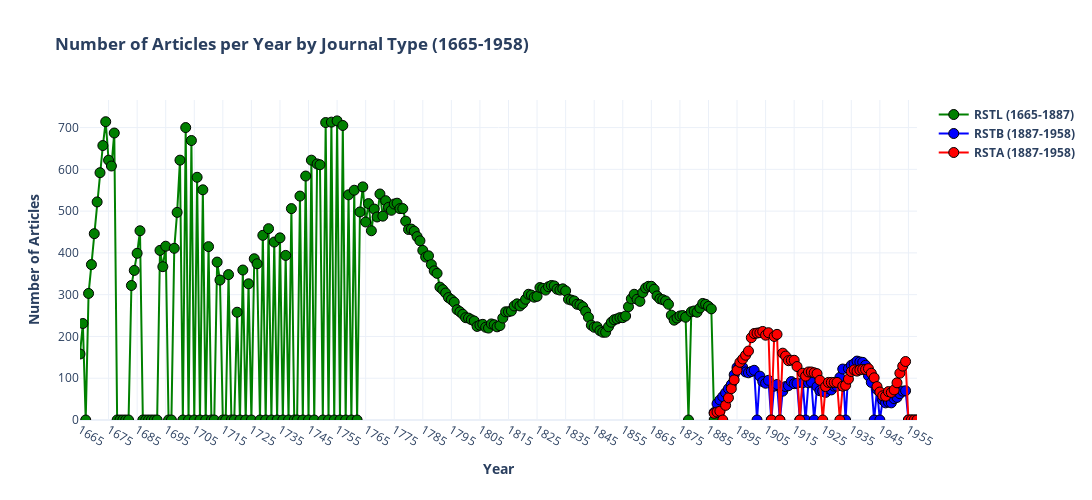

Notebook code cell kept with this figure:
### Code cell
import pandas as pd
import plotly.graph_objects as go
from collections import defaultdict
import os
import re
from tqdm import tqdm

def count_files_in_year_windows(text_dirs, window_size=10):
    def extract_year_from_filename(filename):
        match = re.search(r'rst[bla]?_?(\d{4})', filename)
        return int(match.group(1)) if match else None
    
    # Initialize separate counts for each journal type
    year_counts = {
        'rstb': defaultdict(int),
        'rsta': defaultdict(int),
        'rstl': defaultdict(int)
    }
    
    print("Counting files in year windows...")
    
    for text_dir in text_dirs:
        journal_type = os.path.basename(text_dir)[-4:]  # extract journal type from directory name
        file_paths = [os.path.join(text_dir, f) for f in os.listdir(text_dir) if f.endswith('.txt')]
        
        for file_path in tqdm(file_paths):
            year = extract_year_from_filename(os.path.basename(file_path))
            if year:
                year_counts[journal_type][year] += 1
    
    # Combine and window the counts
    combined_year_windows = defaultdict(lambda: {'rstb': 0, 'rsta': 0, 'rstl': 0})
    
    for journal_type, counts in year_counts.items():
        all_years = sorted(counts.keys())
        for year in all_years:
            if year in counts:
                for offset in range(window_size):
                    window_year = year + offset
                    combined_year_windows[window_year][journal_type] += counts[year] if window_year in counts else 0
    
    return combined_year_windows

# Example usage
year_counts = count_files_in_year_windows(
    [r"D:\Fact_fiction_corpus\texts\royal society\txt_rstb",
     r"D:\Fact_fiction_corpus\texts\royal society\txt_rstl",
     r"D:\Fact_fiction_corpus\texts\royal society\txt_rsta"]
)

# Prepare the data for plotting
years = list(range(1665, 1959))
df = pd.DataFrame({
    'Year': years,
    'RSTB Count': [year_counts.get(year, {'rstb': 0})['rstb'] if year >= 1887 else 0 for year in years],
    'RSTA Count': [year_counts.get(year, {'rsta': 0})['rsta'] if year >= 1887 else 0 for year in years],
    'RSTL Count': [year_counts.get(year, {'rstl': 0})['rstl'] if year <= 1886 else 0 for year in years]
})

# Create the interactive plot
fig = go.Figure()

# Add traces for each journal type
fig.add_trace(go.Scatter(
    x=df['Year'][df['Year'] <= 1887],
    y=df['RSTL Count'][df['Year'] <= 1887],
    mode='markers+lines',
    name='<b>RSTL (1665-1887)<b>',
    marker=dict(
        size=10,
        color='green',
        line=dict(width=1, color='black')
    ),
    text=[f'Year: {year}<br>RSTL Count: {count}' for year, count in zip(df['Year'][df['Year'] <= 1886], df['RSTL Count'][df['Year'] <= 1886])],
    hoverinfo='text'
))

fig.add_trace(go.Scatter(
    x=df['Year'][df['Year'] >= 1887],
    y=df['RSTB Count'][df['Year'] >= 1887],
    mode='markers+lines',
    name='<b>RSTB (1887-1958)<b>',
    marker=dict(
        size=10,
        color='blue',
        line=dict(width=1, color='black')
    ),
    text=[f'Year: {year}<br>RSTB Count: {count}' for year, count in zip(df['Year'][df['Year'] >= 1887], df['RSTB Count'][df['Year'] >= 1887])],
    hoverinfo='text'
))

fig.add_trace(go.Scatter(
    x=df['Year'][df['Year'] >= 1887],
    y=df['RSTA Count'][df['Year'] >= 1887],
    mode='markers+lines',
    name='<b>RSTA (1887-1958)<b>',
    marker=dict(
        size=10,
        color='red',
        line=dict(width=1, color='black')
    ),
    text=[f'Year: {year}<br>RSTA Count: {count}' for year, count in zip(df['Year'][df['Year'] >= 1887], df['RSTA Count'][df['Year'] >= 1887])],
    hoverinfo='text'
))

# Update layout
fig.update_layout(
    title='<b>Number of Articles per Year by Journal Type (1665-1958)<b>',
    xaxis_title='<b>Year<b>',
    yaxis_title='<b>Number of Articles<b>',
    xaxis=dict(
        tickmode='linear',
        tick0=1665,
        dtick=10,
        range=[1665, 1958]
    ),
    yaxis=dict(range=[0, max(df['RSTB Count'].max(), df['RSTA Count'].max(), df['RSTL Count'].max()) + 50]),
    template='plotly_white'
)

fig.update_layout(
    width=1200,  # Reduce width
    height=500,  # Reduce height
)

# Show the plot
fig.show()
fig.write_html("../extra_plots/royal_society_publications.html")

### Figure 1 — Plotly figure (JSON) as saved in the notebook; plotly's stock layout.template omitted (floating-point values rounded to 4 significant figures; data arrays with more than 128 entries replaced by an {"elided": "..."} marker saying what was removed)
{"data": [{"hoverinfo": "text", "marker": {"color": "green", "line": {"color": "black", "width": 1}, "size": 10}, "mode": "markers+lines", "name": "<b>RSTL (1665-1887)<b>", "text": {"elided": "222 str values"}, "type": "scatter", "x": {"elided": "223 int values"}, "y": {"elided": "223 int values"}}, {"hoverinfo": "text", "marker": {"color": "blue", "line": {"color": "black", "width": 1}, "size": 10}, "mode": "markers+lines", "name": "<b>RSTB (1887-1958)<b>", "text": ["Year: 1887<br>RSTB Count: 18", "Year: 1888<br>RSTB Count: 39", "Year: 1889<br>RSTB Count: 48", "Year: 1890<br>RSTB Count: 56", "Year: 1891<br>RSTB Count: 65", "Year: 1892<br>RSTB Count: 75", "Year: 1893<br>RSTB Count: 85", "Year: 1894<br>RSTB Count: 108", "Year: 1895<br>RSTB Count: 126", "Year: 1896<br>RSTB Count: 130", "Year: 1897<br>RSTB Count: 126", "Year: 1898<br>RSTB Count: 115", "Year: 1899<br>RSTB Count: 113", "Year: 1900<br>RSTB Count: 116", "Year: 1901<br>RSTB Count: 119", "Year: 1902<br>RSTB Count: 0", "Year: 1903<br>RSTB Count: 105", "Year: 1904<br>RSTB Count: 92", "Year: 1905<br>RSTB Count: 88", "Year: 1906<br>RSTB Count: 95", "Year: 1907<br>RSTB Count: 0", "Year: 1908<br>RSTB Count: 81", "Year: 1909<br>RSTB Count: 85", "Year: 1910<br>RSTB Count: 0", "Year: 1911<br>RSTB Count: 69", "Year: 1912<br>RSTB Count: 80", "Year: 1913<br>RSTB Count: 82", "Year: 1914<br>RSTB Count: 92", "Year: 1915<br>RSTB Count: 87", "Year: 1916<br>RSTB Count: 88", "Year: 1917<br>RSTB Count: 0", "Year: 1918<br>RSTB Count: 89", "Year: 1919<br>RSTB Count: 0", "Year: 1920<br>RSTB Count: 89", "Year: 1921<br>RSTB Count: 91", "Year: 1922<br>RSTB Count: 0", "Year: 1923<br>RSTB Count: 80", "Year: 1924<br>RSTB Count: 70", "Year: 1925<br>RSTB Count: 69", "Year: 1926<br>RSTB Count: 66", "Year: 1927<br>RSTB Count: 75", "Year: 1928<br>RSTB Count: 72", "Year: 1929<br>RSTB Count: 81", "Year: 1930<br>RSTB Count: 81", "Year: 1931<br>RSTB Count: 102", "Year: 1932<br>RSTB Count: 122", "Year: 1933<br>RSTB Count: 0", "Year: 1934<br>RSTB Count: 123", "Year: 1935<br>RSTB Count: 131", "Year: 1936<br>RSTB Count: 135", "Year: 1937<br>RSTB Count: 141", "Year: 1938<br>RSTB Count: 139", "Year: 1939<br>RSTB Count: 138", "Year: 1940<br>RSTB Count: 131", "Year: 1941<br>RSTB Count: 106", "Year: 1942<br>RSTB Count: 90", "Year: 1943<br>RSTB Count: 0", "Year: 1944<br>RSTB Count: 73", "Year: 1945<br>RSTB Count: 0", "Year: 1946<br>RSTB Count: 48", "Year: 1947<br>RSTB Count: 41", "Year: 1948<br>RSTB Count: 43", "Year: 1949<br>RSTB Count: 41", "Year: 1950<br>RSTB Count: 51", "Year: 1951<br>RSTB Count: 54", "Year: 1952<br>RSTB Count: 63", "Year: 1953<br>RSTB Count: 69", "Year: 1954<br>RSTB Count: 70", "Year: 1955<br>RSTB Count: 0", "Year: 1956<br>RSTB Count: 0", "Year: 1957<br>RSTB Count: 0", "Year: 1958<br>RSTB Count: 0"], "type": "scatter", "x": [1887, 1888, 1889, 1890, 1891, 1892, 1893, 1894, 1895, 1896, 1897, 1898, 1899, 1900, 1901, 1902, 1903, 1904, 1905, 1906, 1907, 1908, 1909, 1910, 1911, 1912, 1913, 1914, 1915, 1916, 1917, 1918, 1919, 1920, 1921, 1922, 1923, 1924, 1925, 1926, 1927, 1928, 1929, 1930, 1931, 1932, 1933, 1934, 1935, 1936, 1937, 1938, 1939, 1940, 1941, 1942, 1943, 1944, 1945, 1946, 1947, 1948, 1949, 1950, 1951, 1952, 1953, 1954, 1955, 1956, 1957, 1958], "y": [18, 39, 48, 56, 65, 75, 85, 108, 126, 130, 126, 115, 113, 116, 119, 0, 105, 92, 88, 95, 0, 81, 85, 0, 69, 80, 82, 92, 87, 88, 0, 89, 0, 89, 91, 0, 80, 70, 69, 66, 75, 72, 81, 81, 102, 122, 0, 123, 131, 135, 141, 139, 138, 131, 106, 90, 0, 73, 0, 48, 41, 43, 41, 51, 54, 63, 69, 70, 0, 0, 0, 0]}, {"hoverinfo": "text", "marker": {"color": "red", "line": {"color": "black", "width": 1}, "size": 10}, "mode": "markers+lines", "name": "<b>RSTA (1887-1958)<b>", "text": ["Year: 1887<br>RSTA Count: 16", "Year: 1888<br>RSTA Count: 19", "Year: 1889<br>RSTA Count: 21", "Year: 1890<br>RSTA Count: 0", "Year: 1891<br>RSTA Count: 35", "Year: 1892<br>RSTA Count: 53", "Year: 1893<br>RSTA Count: 75", "Year: 1894<br>RSTA Count: 96", "Year: 1895<br>RSTA Count: 119", "Year: 1896<br>RSTA Count: 138", "Year: 1897<br>RSTA Count: 146", "Year: 1898<br>RSTA Count: 155", "Year: 1899<br>RSTA Count: 165", "Year: 1900<br>RSTA Count: 197", "Year: 1901<br>RSTA Count: 207", "Year: 1902<br>RSTA Count: 208", "Year: 1903<br>RSTA Count: 209", "Year: 1904<br>RSTA Count: 212", "Year: 1905<br>RSTA Count: 203", "Year: 1906<br>RSTA Count: 209", "Year: 1907<br>RSTA Count: 0", "Year: 1908<br>RSTA Count: 200", "Year: 1909<br>RSTA Count: 205", "Year: 1910<br>RSTA Count: 0", "Year: 1911<br>RSTA Count: 160", "Year: 1912<br>RSTA Count: 153", "Year: 1913<br>RSTA Count: 142", "Year: 1914<br>RSTA Count: 143", "Year: 1915<br>RSTA Count: 143", "Year: 1916<br>RSTA Count: 128", "Year: 1917<br>RSTA Count: 0", "Year: 1918<br>RSTA Count: 112", "Year: 1919<br>RSTA Count: 105", "Year: 1920<br>RSTA Count: 115", "Year: 1921<br>RSTA Count: 115", "Year: 1922<br>RSTA Count: 113", "Year: 1923<br>RSTA Count: 111", "Year: 1924<br>RSTA Count: 95", "Year: 1925<br>RSTA Count: 0", "Year: 1926<br>RSTA Count: 80", "Year: 1927<br>RSTA Count: 90", "Year: 1928<br>RSTA Count: 90", "Year: 1929<br>RSTA Count: 90", "Year: 1930<br>RSTA Count: 90", "Year: 1931<br>RSTA Count: 0", "Year: 1932<br>RSTA Count: 81", "Year: 1933<br>RSTA Count: 83", "Year: 1934<br>RSTA Count: 98", "Year: 1935<br>RSTA Count: 116", "Year: 1936<br>RSTA Count: 120", "Year: 1937<br>RSTA Count: 117", "Year: 1938<br>RSTA Count: 120", "Year: 1939<br>RSTA Count: 121", "Year: 1940<br>RSTA Count: 121", "Year: 1941<br>RSTA Count: 123", "Year: 1942<br>RSTA Count: 112", "Year: 1943<br>RSTA Count: 101", "Year: 1944<br>RSTA Count: 80", "Year: 1945<br>RSTA Count: 67", "Year: 1946<br>RSTA Count: 58", "Year: 1947<br>RSTA Count: 57", "Year: 1948<br>RSTA Count: 68", "Year: 1949<br>RSTA Count: 66", "Year: 1950<br>RSTA Count: 72", "Year: 1951<br>RSTA Count: 89", "Year: 1952<br>RSTA Count: 112", "Year: 1953<br>RSTA Count: 129", "Year: 1954<br>RSTA Count: 140", "Year: 1955<br>RSTA Count: 0", "Year: 1956<br>RSTA Count: 0", "Year: 1957<br>RSTA Count: 0", "Year: 1958<br>RSTA Count: 0"], "type": "scatter", "x": [1887, 1888, 1889, 1890, 1891, 1892, 1893, 1894, 1895, 1896, 1897, 1898, 1899, 1900, 1901, 1902, 1903, 1904, 1905, 1906, 1907, 1908, 1909, 1910, 1911, 1912, 1913, 1914, 1915, 1916, 1917, 1918, 1919, 1920, 1921, 1922, 1923, 1924, 1925, 1926, 1927, 1928, 1929, 1930, 1931, 1932, 1933, 1934, 1935, 1936, 1937, 1938, 1939, 1940, 1941, 1942, 1943, 1944, 1945, 1946, 1947, 1948, 1949, 1950, 1951, 1952, 1953, 1954, 1955, 1956, 1957, 1958], "y": [16, 19, 21, 0, 35, 53, 75, 96, 119, 138, 146, 155, 165, 197, 207, 208, 209, 212, 203, 209, 0, 200, 205, 0, 160, 153, 142, 143, 143, 128, 0, 112, 105, 115, 115, 113, 111, 95, 0, 80, 90, 90, 90, 90, 0, 81, 83, 98, 116, 120, 117, 120, 121, 121, 123, 112, 101, 80, 67, 58, 57, 68, 66, 72, 89, 112, 129, 140, 0, 0, 0, 0]}], "layout": {"height": 500, "title": {"text": "<b>Number of Articles per Year by Journal Type (1665-1958)<b>"}, "width": 1200, "xaxis": {"dtick": 10, "range": [1665, 1958], "tick0": 1665, "tickmode": "linear", "title": {"text": "<b>Year<b>"}}, "yaxis": {"range": [0, 766], "title": {"text": "<b>Number of Articles<b>"}}}}
